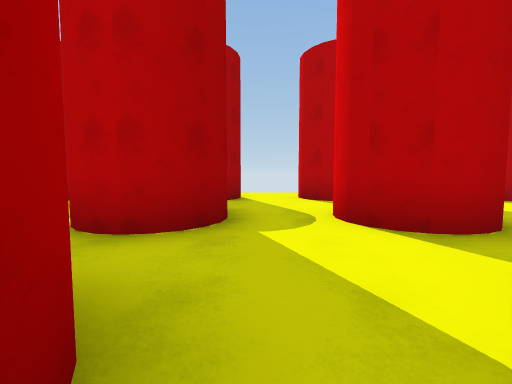
view 1 (above)

22 first-person views from a walk through a scene from a Unity 3-D project. The camera is 1.2 m above the floor, tilts 4° down and sees 90° across. The floor is counted in squares, 2 m on a side. Each view is taken from the middle of a square. On the plan, view 1 faces up. The plan holds only what a view shows up to about 9 squares ahead; the rest is blank. The place goes on beyond the plan. The player character is not drawn.

view 2
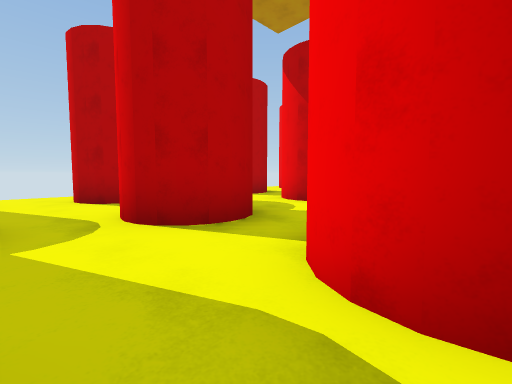

view 3
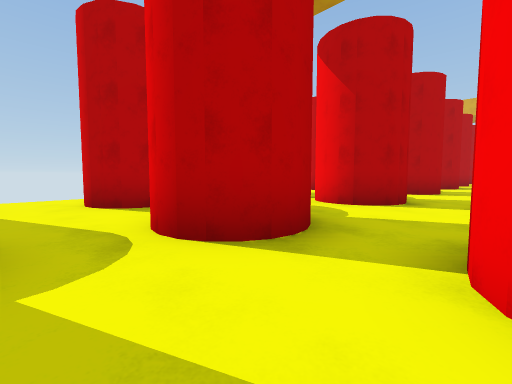

view 4
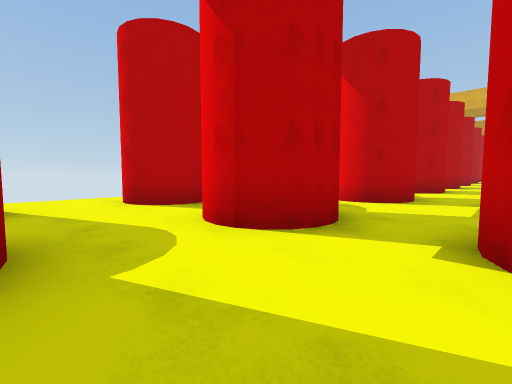

view 5
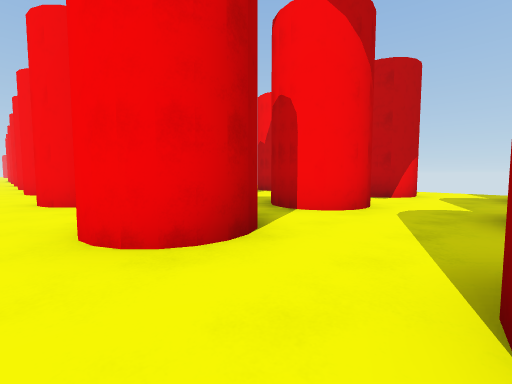

view 6
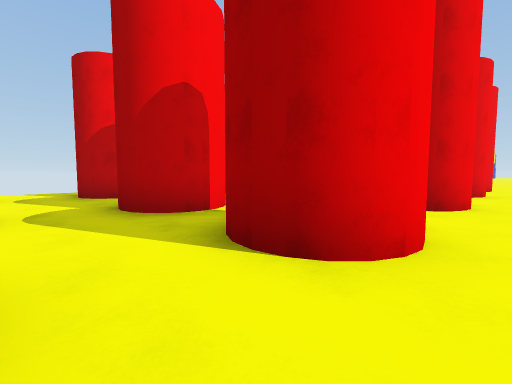

view 7
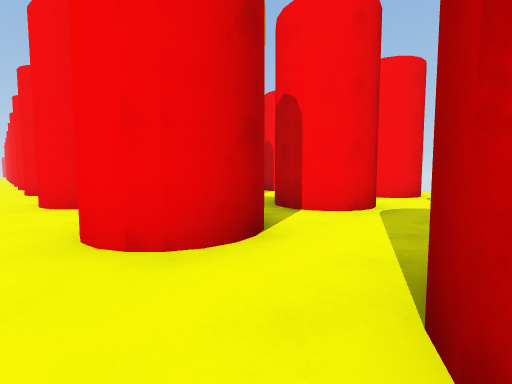

view 8
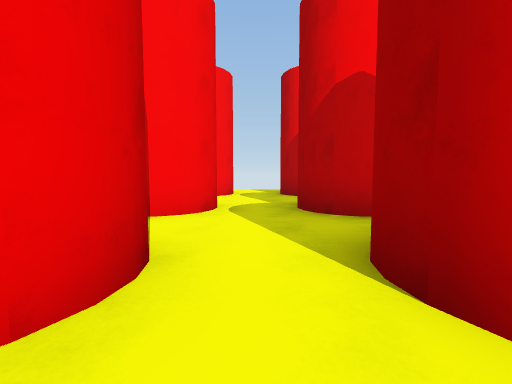

view 9
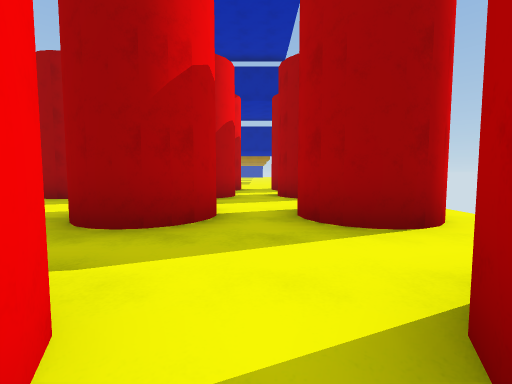

view 10
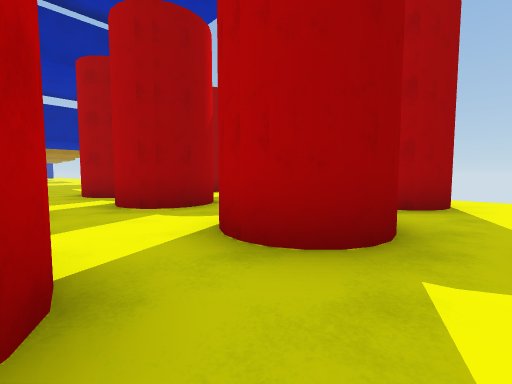

view 11
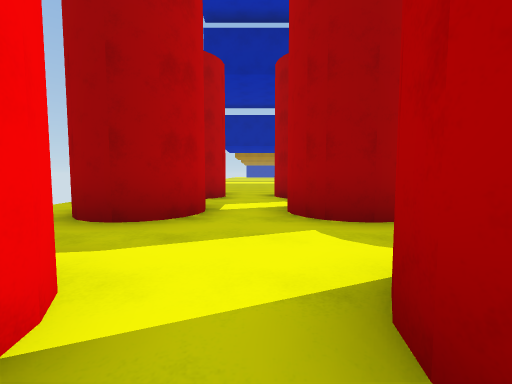

view 12
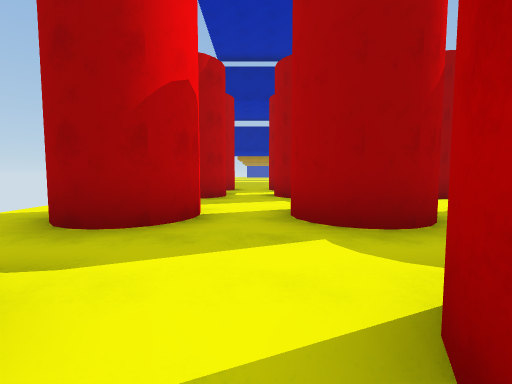

view 13
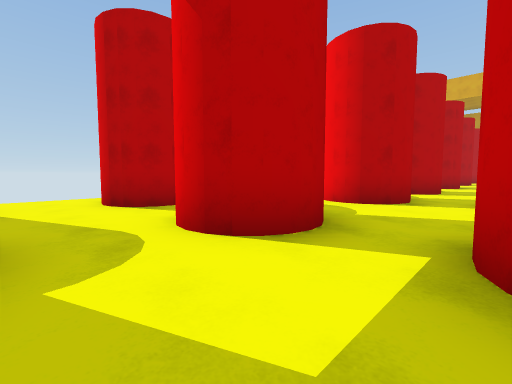

view 14
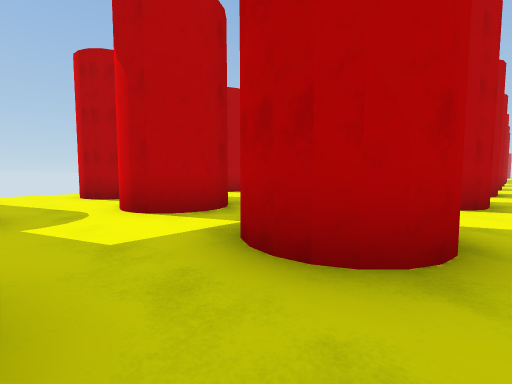

view 15
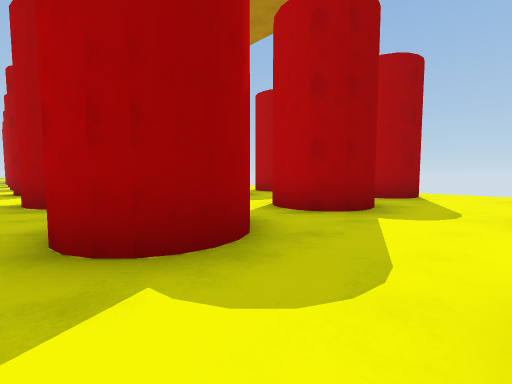

view 16
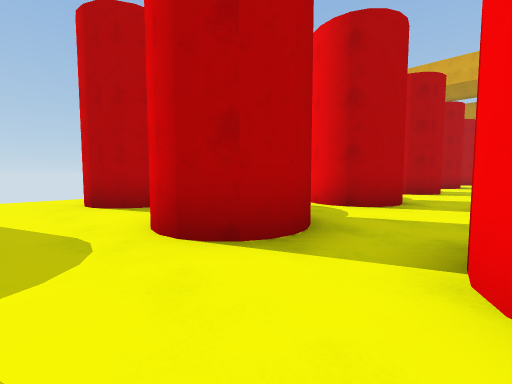

view 17
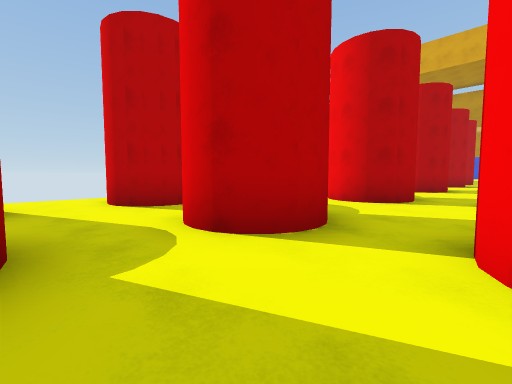

view 18
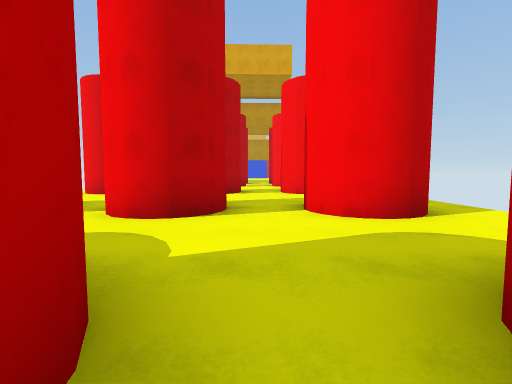

view 19
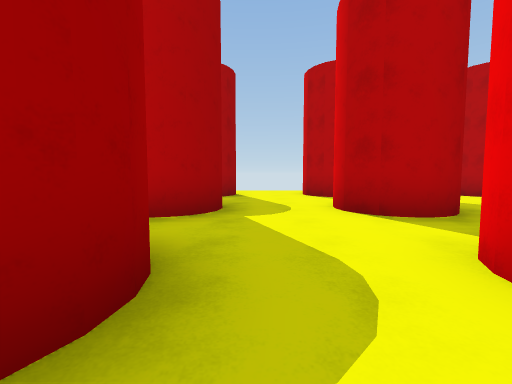

view 20
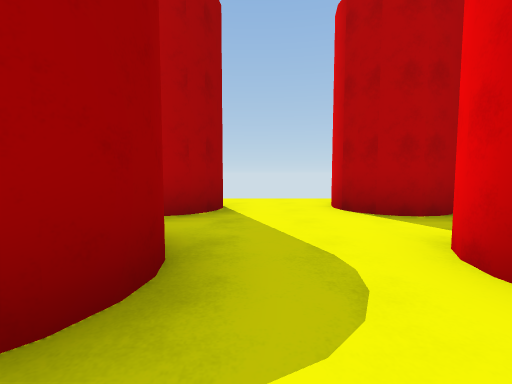

view 21
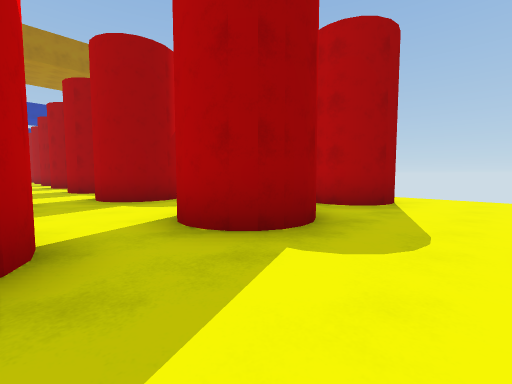

view 22
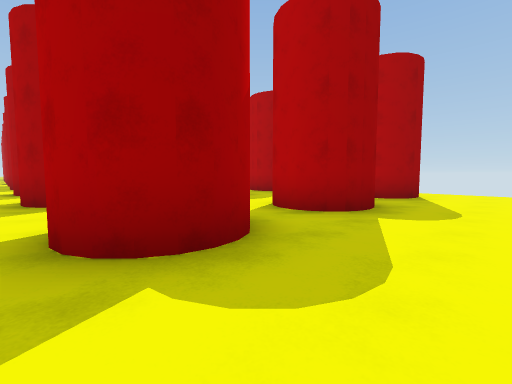

### Floor plan
Key: @ floor where view 1 was taken; # wall or solid block; . floor.
Columns run from 10 left of view 1 to 25 right of it. Each row starts with its distance up from view 1.
  8 ..................................
  7 ###..##.##..##.##..##..# .##..##..#
  6   #..##.##..#..##..##..#..##..##..#
  5   ................................
  4   #..##.##..#..##..##..#..##..##..
  3 ###..##.##..##.##..##..##.##..##..##
  2 ....................................
  1 ..#..##.##..#...#..##..#..##..##..##
  0 ###.. #.##@.# .##..##..#  ##..##..
 -1   ..  ... ........................

Positions as (right, up) in squares from view 1, and headings:
1: (0, 0), facing up
2: (0, 0), facing up-right
3: (0, 1), facing up-right
4: (3, 1), facing up-right
5: (3, 8), facing down-right
6: (1, 8), facing down-left
7: (-4, 8), facing down-right
8: (-3, 8), facing down
9: (-1, 5), facing left
10: (-3, 1), facing up-left
11: (-4, 2), facing left
12: (-1, 2), facing left
13: (7, 1), facing up-right
14: (7, -1), facing up-right
15: (12, -1), facing up-left
16: (11, 1), facing up-right
17: (14, 1), facing up-right
18: (16, 2), facing right
19: (18, -1), facing up
20: (18, 2), facing up
21: (23, 1), facing up-left
22: (23, -1), facing up-left
